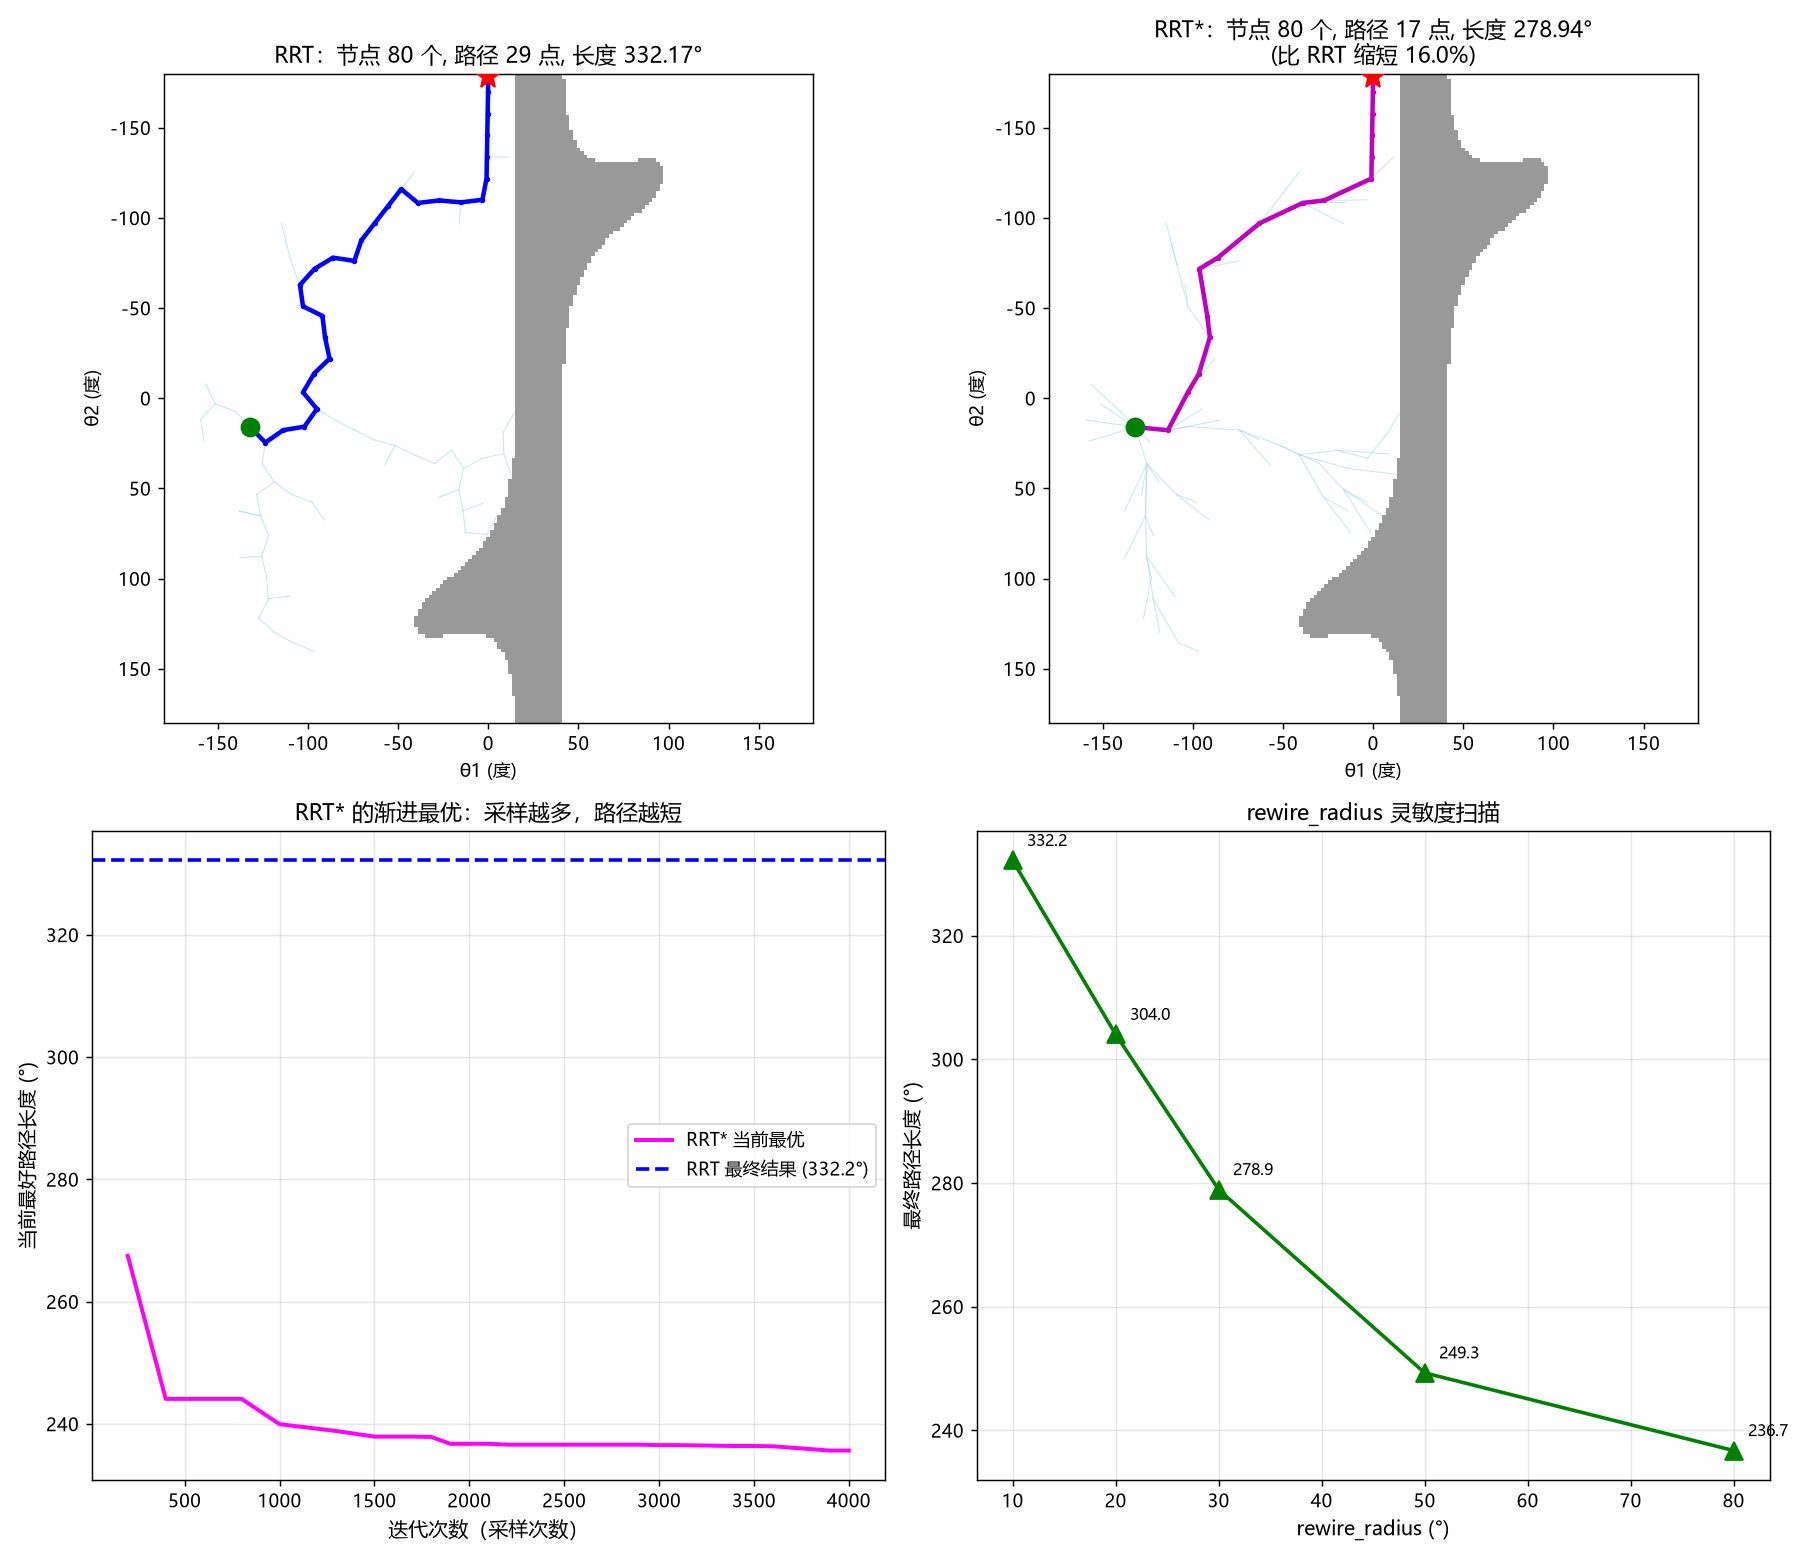

Generate this figure with Python:
"""
第 5 课：RRT* —— 让树在长大的同时自己修自己

运行方法：在 VS Code 终端切到本目录，执行
    python lesson5_rrt_star.py

本脚本做四件事：
1. 复用 RRT 算法跑出一条"够用但不是最优"的路径
2. 实现 RRT*（在每加一个新节点后做 rewire）
3. 同 seed 对比 RRT vs RRT* 的路径长度
4. 跑多次，看 RRT* 随迭代次数逼近最优的过程

核心思想（RRT 缺的这一步）：
  普通 RRT 只看"我接在哪根枝上最近"；
  RRT* 多看一步"我能不能让别的枝改接我后变短"。
  反复做 → 路径越来越短，但不保证全局最优（叫"渐进最优"）。
"""

import os
import math
import numpy as np
import matplotlib.pyplot as plt

# 中文字体
plt.rcParams['font.sans-serif'] = ['Microsoft YaHei', 'SimHei']
plt.rcParams['axes.unicode_minus'] = False

# 复用第 3 课的所有基础组件（场景、碰撞、画图函数全在这里）
from lesson3_rrt import (
    L1, L2, OBSTACLE,
    rrt_plan, reconstruct_path,
    is_collision, is_collision_path,
    build_obstacle_mask, draw_background, finish_axes,
    JOINT_RANGES,
)

# 起终点（在 lesson3 的 main 入口里，不在模块顶层；这里手写一份保持一致）
START = (-132.0, 16.0)
GOAL = (0.0, -178.0)

OUT_DIR = os.path.dirname(os.path.abspath(__file__))


# ============================================================
# 1. RRT* 算法
# ============================================================

def rrt_star_plan(start, goal, max_iter=3000, step=12.0,
                   goal_bias=0.10, seed=42, rewire_radius=30.0):
    """RRT*：每加一个新节点后做 choose_parent + rewire。

    返回 (nodes, parents, snapshots, success)。
    与 rrt_plan 接口一致，方便对比。
    """
    rng = np.random.default_rng(seed)
    nodes = [np.array(start, float)]
    parents = [-1]
    # 累计代价 cost[i] = 从根沿父链到 nodes[i] 的总欧氏距离
    cost = [0.0]
    edges = []
    snapshots = [[]]                      # 第 0 帧：只有根节点
    goal_np = np.array(goal, float)

    for _ in range(max_iter):
        if rng.random() < goal_bias:
            q_rand = goal_np.copy()
        else:
            q_rand = np.array([rng.uniform(*r) for r in JOINT_RANGES])

        # ---- 与 RRT 相同：找最近节点、朝它迈一步 ----
        tree = np.array(nodes)
        near_idx = int(np.argmin(np.linalg.norm(tree - q_rand, axis=1)))
        q_near = nodes[near_idx]
        d = q_rand - q_near
        nd = np.linalg.norm(d)
        if nd < 1e-6:
            continue
        q_new = q_near + step * d / nd

        if is_collision_path(q_near[0], q_near[1],
                             q_new[0], q_new[1]):
            continue                       # 撞墙就丢弃

        # ---- 加入树 ----
        new_idx = len(nodes)
        nodes.append(q_new)
        parents.append(near_idx)           # 先按 RRT 那样接到 q_near
        cost.append(cost[near_idx] + step)
        edges.append((tuple(q_near), tuple(q_new)))

        # ---- choose_parent：在 rewire_radius 内挑更优父节点 ----
        # 找 q_new 周围所有邻居
        dists_to_new = np.linalg.norm(tree - q_new, axis=1)
        neighbor_ids = np.where(dists_to_new <= rewire_radius)[0]

        # 在这些邻居里：哪一个当父节点，能让 cost(new) 最小？
        # 这里 q_new 已经按 step 大小走了一步，所以"以邻居 i 为父"的距离 ≈ dist(q_new, i)
        best_parent = near_idx
        best_cost = cost[near_idx] + step
        for nid in neighbor_ids:
            tentative = cost[nid] + dists_to_new[nid]
            if tentative < best_cost:
                # 边不能撞墙
                n_pos = nodes[nid]
                if not is_collision_path(n_pos[0], n_pos[1],
                                         q_new[0], q_new[1]):
                    best_parent = nid
                    best_cost = tentative

        # 把 q_new 的父节点换成最优的那个，边也要重画
        if best_parent != near_idx:
            # 撤掉旧边 q_near -> q_new，加上新边 best_parent -> q_new
            edges[-1] = (tuple(nodes[best_parent]), tuple(q_new))
            parents[new_idx] = best_parent
            cost[new_idx] = best_cost

        # ---- rewire：看邻居们"经过 q_new 中转"能不能更短 ----
        for nid in neighbor_ids:
            if nid == best_parent:
                continue                   # 已经是父节点，跳过
            n_pos = nodes[nid]
            # 经过 q_new 中转的累计代价 = cost[new] + |q_new - n_pos|
            new_cost_via = cost[new_idx] + np.linalg.norm(n_pos - q_new)
            if new_cost_via < cost[nid]:
                # 边 n_pos -> q_new 和 q_new -> n_pos 都不能撞墙
                if not is_collision_path(q_new[0], q_new[1],
                                         n_pos[0], n_pos[1]):
                    # 改写：n_pos 的父节点变成 new_idx
                    old_p = nodes[parents[nid]]
                    edges.append((tuple(q_new), tuple(n_pos)))
                    parents[nid] = new_idx
                    # 递归更新 nid 子树的 cost
                    _propagate_cost(nodes, parents, cost, nid, new_cost_via)

        snapshots.append(list(edges))

        # ---- 跟 RRT 一样：够近就接到终点 ----
        if np.linalg.norm(q_new - goal_np) < step:
            if not is_collision_path(q_new[0], q_new[1],
                                     goal_np[0], goal_np[1]):
                nodes.append(goal_np.copy())
                parents.append(new_idx)
                cost.append(cost[new_idx] + np.linalg.norm(goal_np - q_new))
                edges.append((tuple(q_new), tuple(goal_np)))
                snapshots.append(list(edges))
            return nodes, parents, snapshots, True

    return nodes, parents, snapshots, False


def _propagate_cost(nodes, parents, cost, idx, new_cost):
    """递归更新 idx 及其所有子节点的 cost。"""
    cost[idx] = new_cost
    for child in range(len(parents)):
        if parents[child] == idx:
            _propagate_cost(nodes, parents, cost, child,
                            new_cost + np.linalg.norm(nodes[child] - nodes[idx]))


def rrt_star_anytime(start, goal, max_iter=3000, step=12.0,
                     goal_bias=0.10, seed=42, rewire_radius=30.0,
                     query_every=50):
    """RRT* 的 'anytime'（随时可用）版本：跑满 max_iter，不提前退出。

    每隔 query_every 次迭代，查一次"当前树上能连到终点的最短路径长度"，
    返回 (迭代数列表, 当前最优长度列表)。

    这条单调下降的曲线就是 RRT* "渐进最优" 的直接证据：
    给它越多时间，它越接近真正的最优路径。
    """
    rng = np.random.default_rng(seed)
    nodes = [np.array(start, float)]
    parents = [-1]
    cost = [0.0]
    goal_np = np.array(goal, float)
    hist_it, hist_len = [], []

    def best_len_now():
        """扫描全树，返回当前能连到终点的最短路径长度（连不上返回 inf）。"""
        best = float('inf')
        for i, nd in enumerate(nodes):
            if np.linalg.norm(nd - goal_np) < step:
                if not is_collision_path(nd[0], nd[1], goal_np[0], goal_np[1]):
                    c = cost[i] + float(np.linalg.norm(nd - goal_np))
                    if c < best:
                        best = c
        return best

    for k in range(1, max_iter + 1):
        # ---- 生长：与 rrt_star_plan 完全相同的逻辑 ----
        if rng.random() < goal_bias:
            q_rand = goal_np.copy()
        else:
            q_rand = np.array([rng.uniform(*r) for r in JOINT_RANGES])

        tree = np.array(nodes)
        near_idx = int(np.argmin(np.linalg.norm(tree - q_rand, axis=1)))
        q_near = nodes[near_idx]
        d = q_rand - q_near
        nd = np.linalg.norm(d)
        if nd < 1e-6:
            continue
        q_new = q_near + step * d / nd
        if is_collision_path(q_near[0], q_near[1], q_new[0], q_new[1]):
            continue

        new_idx = len(nodes)
        nodes.append(q_new)
        parents.append(near_idx)
        cost.append(cost[near_idx] + step)

        dists_to_new = np.linalg.norm(tree - q_new, axis=1)
        neighbor_ids = np.where(dists_to_new <= rewire_radius)[0]
        best_parent, best_cost = near_idx, cost[near_idx] + step
        for nid in neighbor_ids:
            tentative = cost[nid] + dists_to_new[nid]
            if tentative < best_cost:
                n_pos = nodes[nid]
                if not is_collision_path(n_pos[0], n_pos[1],
                                         q_new[0], q_new[1]):
                    best_parent, best_cost = nid, tentative
        if best_parent != near_idx:
            parents[new_idx] = best_parent
            cost[new_idx] = best_cost

        for nid in neighbor_ids:
            if nid == best_parent:
                continue
            n_pos = nodes[nid]
            new_cost_via = cost[new_idx] + np.linalg.norm(n_pos - q_new)
            if new_cost_via < cost[nid]:
                if not is_collision_path(q_new[0], q_new[1],
                                         n_pos[0], n_pos[1]):
                    parents[nid] = new_idx
                    _propagate_cost(nodes, parents, cost, nid, new_cost_via)

        # ---- 每隔 query_every 次，记录当前最优路径长度 ----
        if k % query_every == 0:
            b = best_len_now()
            if b < float('inf'):
                hist_it.append(k)
                hist_len.append(b)

    return hist_it, hist_len


def path_length(path):
    """路径总长（累计欧氏距离，°）。"""
    s = 0.0
    for k in range(1, len(path)):
        s += math.hypot(path[k][0] - path[k-1][0],
                        path[k][1] - path[k-1][1])
    return s


# ============================================================
# 2. 同 seed 对比：RRT vs RRT*
# ============================================================

print("=== 0. 自检 ===")
mask, n = build_obstacle_mask()
START = np.array(START, float)
GOAL = np.array(GOAL, float)
print(f"  起点 {tuple(START)}, 终点 {tuple(GOAL)}")
print(f"  起点终点直线是否撞墙: {is_collision_path(START[0], START[1], GOAL[0], GOAL[1])}")

print("\n=== 1. 同 seed 对比 RRT vs RRT*（max_iter=1500）===")
SEED = 42
ITER = 1500
STEP = 12.0
RADIUS = 30.0

# RRT
nodes_r, parents_r, _, ok_r = rrt_plan(tuple(START), tuple(GOAL),
                                       max_iter=ITER, step=STEP, seed=SEED)
path_r = reconstruct_path(nodes_r, parents_r)
len_r = path_length(path_r)

# RRT*
nodes_s, parents_s, _, ok_s = rrt_star_plan(tuple(START), tuple(GOAL),
                                            max_iter=ITER, step=STEP,
                                            seed=SEED, rewire_radius=RADIUS)
path_s = reconstruct_path(nodes_s, parents_s)
len_s = path_length(path_s)

print(f"  RRT  : 节点 {len(nodes_r):4d}, 路径点数 {len(path_r):3d}, "
      f"长度 {len_r:7.2f}°  {'成功' if ok_r else '失败'}")
print(f"  RRT*: 节点 {len(nodes_s):4d}, 路径点数 {len(path_s):3d}, "
      f"长度 {len_s:7.2f}°  {'成功' if ok_s else '失败'}")
print(f"  RRT* 比 RRT 缩短: {(1 - len_s/len_r)*100:.1f}%")

# ============================================================
# 3. 收敛曲线：迭代越多越逼近最优
# ============================================================

print("\n=== 2. 渐进最优：给它更多时间，路径越来越短 ===")
hist_it, hist_len = rrt_star_anytime(tuple(START), tuple(GOAL),
                                     max_iter=4000, step=STEP,
                                     seed=SEED, rewire_radius=RADIUS,
                                     query_every=100)
if hist_len:
    print(f"  第一次能连到终点: 迭代 {hist_it[0]}, 长度 {hist_len[0]:.2f}°")
    for it, l in zip(hist_it[::5], hist_len[::5]):
        print(f"    iter={it:5d}  当前最短 {l:7.2f}°")
    print(f"  最终（迭代 {hist_it[-1]}）: {hist_len[-1]:.2f}°")
    print(f"  最长到最短改善: {(1 - hist_len[-1]/hist_len[0])*100:.1f}%")
else:
    print("  没连上终点，请调大 max_iter 或 step")

# ============================================================
# 4. rewire_radius 灵敏度扫描
# ============================================================

print("\n=== 3. rewire_radius 灵敏度扫描（iter=1500）===")
radii = [10.0, 20.0, 30.0, 50.0, 80.0]
rad_lens = []
for r in radii:
    nodes_sr, parents_sr, _, _ = rrt_star_plan(tuple(START), tuple(GOAL),
                                               max_iter=1500, step=STEP,
                                               seed=SEED, rewire_radius=r)
    ps = reconstruct_path(nodes_sr, parents_sr)
    plen = path_length(ps)
    rad_lens.append(plen)
    print(f"  rewire_radius={r:5.1f}°  节点 {len(nodes_sr):4d}  路径长度 {plen:7.2f}°")

# ============================================================
# 5. 画图
# ============================================================

def edges_in_tree(nodes, parents):
    """返回 (端点1, 端点2) 的边列表，方便画树。"""
    edges = []
    for i, p in enumerate(parents):
        if p == -1:
            continue
        edges.append((tuple(nodes[p]), tuple(nodes[i])))
    return edges


fig, axes = plt.subplots(2, 2, figsize=(14, 12))

# (1) RRT 路径
ax = axes[0, 0]
draw_background(ax, mask, n)
ax.plot(START[0], START[1], 'go', markersize=10, label='起点', zorder=5)
ax.plot(GOAL[0], GOAL[1], 'r*', markersize=14, label='终点', zorder=5)
# 画所有树边
for edge in edges_in_tree(nodes_r, parents_r):
    (x1, y1), (x2, y2) = edge
    ax.plot([x1, x2], [y1, y2], '-', color='lightblue', linewidth=0.6, alpha=0.6, zorder=1)
# 画最终路径
xs = [p[0] for p in path_r]; ys = [p[1] for p in path_r]
ax.plot(xs, ys, 'b-', linewidth=2.5, label=f'RRT 路径 ({len_r:.1f}°)', zorder=3)
ax.plot(xs, ys, 'b.', markersize=4, zorder=3)
ax.set_title(f'RRT：节点 {len(nodes_r)} 个, 路径 {len(path_r)} 点, 长度 {len_r:.2f}°',
             fontsize=12)
finish_axes(ax)

# (2) RRT* 路径
ax = axes[0, 1]
draw_background(ax, mask, n)
ax.plot(START[0], START[1], 'go', markersize=10, label='起点', zorder=5)
ax.plot(GOAL[0], GOAL[1], 'r*', markersize=14, label='终点', zorder=5)
for edge in edges_in_tree(nodes_s, parents_s):
    (x1, y1), (x2, y2) = edge
    ax.plot([x1, x2], [y1, y2], '-', color='lightblue', linewidth=0.6, alpha=0.6, zorder=1)
xs = [p[0] for p in path_s]; ys = [p[1] for p in path_s]
ax.plot(xs, ys, 'm-', linewidth=2.5, label=f'RRT* 路径 ({len_s:.1f}°)', zorder=3)
ax.plot(xs, ys, 'm.', markersize=4, zorder=3)
ax.set_title(f'RRT*：节点 {len(nodes_s)} 个, 路径 {len(path_s)} 点, 长度 {len_s:.2f}°\n'
             f'(比 RRT 缩短 {(1-len_s/len_r)*100:.1f}%)',
             fontsize=12)
finish_axes(ax)

# (3) 渐进最优曲线
ax = axes[1, 0]
ax.plot(hist_it, hist_len, '-', color='magenta', linewidth=2.2, label='RRT* 当前最优')
ax.axhline(len_r, color='blue', linestyle='--', linewidth=2,
           label=f'RRT 最终结果 ({len_r:.1f}°)')
ax.set_xlabel('迭代次数（采样次数）', fontsize=11)
ax.set_ylabel('当前最好路径长度 (°)', fontsize=11)
ax.set_title('RRT* 的渐进最优：采样越多，路径越短', fontsize=12)
ax.grid(alpha=0.3)
ax.legend(fontsize=10)

# (4) rewire_radius 灵敏度
ax = axes[1, 1]
ax.plot(radii, rad_lens, 'g^-', linewidth=2, markersize=10)
ax.set_xlabel('rewire_radius (°)', fontsize=11)
ax.set_ylabel('最终路径长度 (°)', fontsize=11)
ax.set_title('rewire_radius 灵敏度扫描', fontsize=12)
ax.grid(alpha=0.3)
for r, l in zip(radii, rad_lens):
    ax.annotate(f'{l:.1f}', (r, l), textcoords='offset points',
                xytext=(8, 8), fontsize=9)

plt.tight_layout()
out_png = os.path.join(OUT_DIR, 'lesson5_rrt_star.png')
plt.savefig(out_png, dpi=130)
print(f"\n图片已保存到: {out_png}")
print(f"图：左上 RRT，右上 RRT*，左下收敛曲线，右下 rewire_radius 灵敏度")
